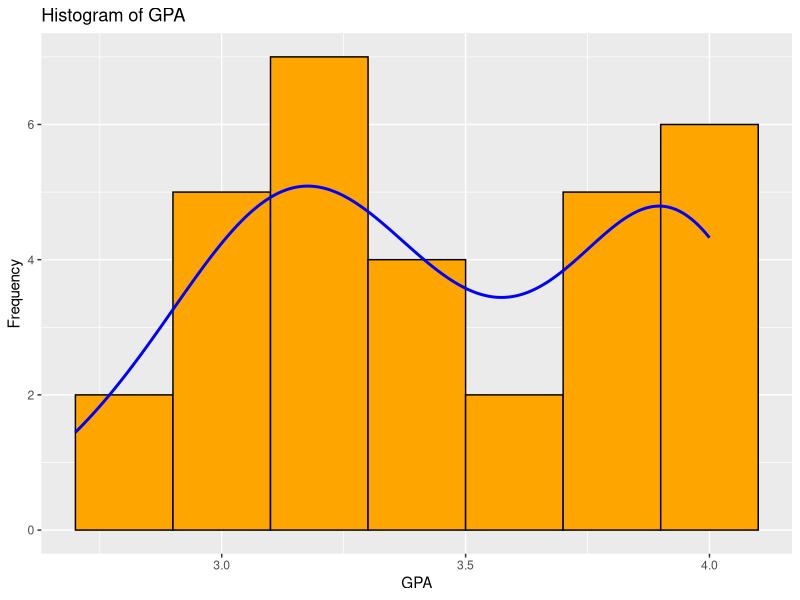
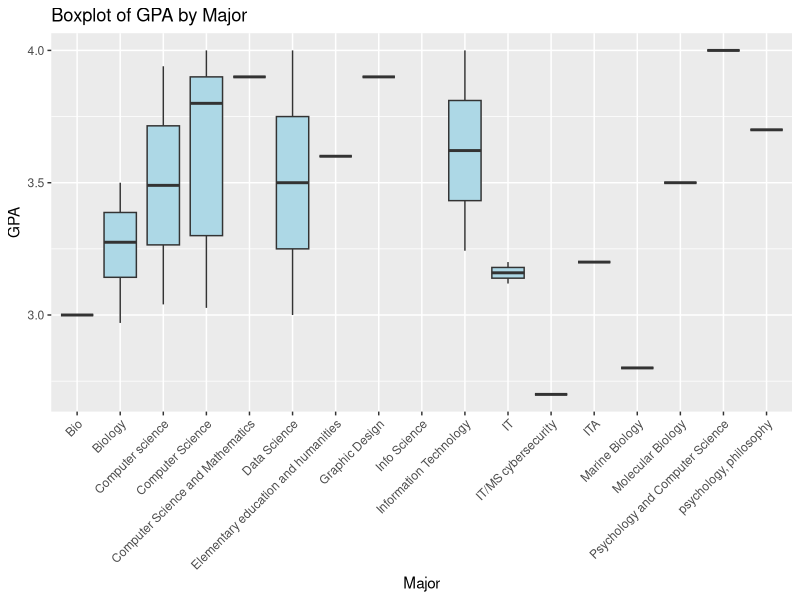
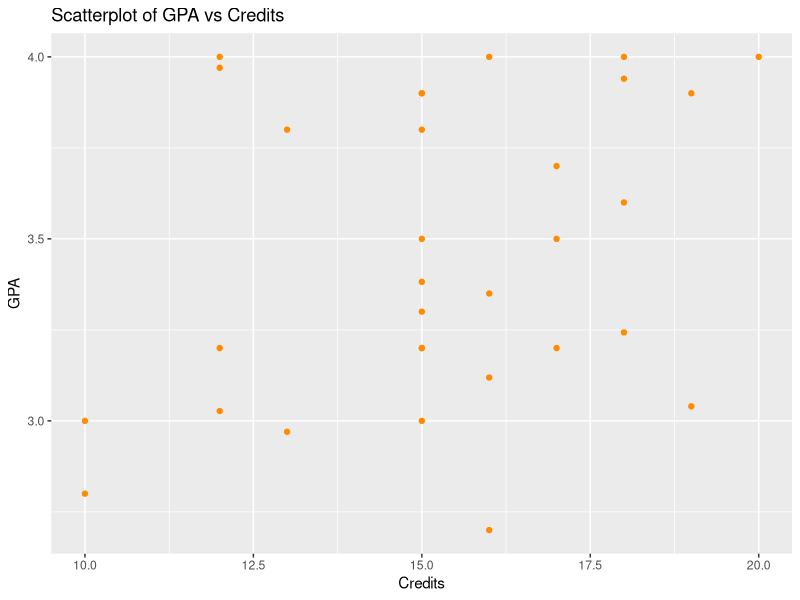

Write R code to recreate these figures, in order.
## ---- chunk 1
library(tidyverse)
## ---- chunk 2
df <- read_csv("230 project - Form Responses 1.csv")
## ---- chunk 3
df <- df %>%
  rename(
    Major = `What is your major?`,
    GPA = `What is you GPA?`,
    Credits = `How many credits are you taking a semester`
  ) %>%
  mutate(
    GPA = as.numeric(GPA),
    Credits = parse_number(Credits)
  )
## ---- chunk 4
ggplot(df, aes(x = GPA)) +
  geom_histogram(binwidth = 0.2, fill = "orange", color = "black") +
  geom_density(aes(y = ..count.. * 0.2), color = "blue", size = 1) +
  labs(title = "Histogram of GPA", x = "GPA", y = "Frequency")
## ---- chunk 5
ggplot(df, aes(x = Major, y = GPA)) +
  geom_boxplot(fill = "lightblue") +
  labs(title = "Boxplot of GPA by Major", x = "Major", y = "GPA") +
  theme(axis.text.x = element_text(angle = 45, hjust = 1))
## ---- chunk 6
ggplot(df, aes(x = Credits, y = GPA)) +
  geom_point(color = "darkorange") +
  labs(title = "Scatterplot of GPA vs Credits", x = "Credits", y = "GPA")
## ---- chunk 7
df %>%
  group_by(Major) %>%
  summarise(
    mean_GPA = mean(GPA, na.rm = TRUE),
    sd_GPA = sd(GPA, na.rm = TRUE),
    min_GPA = min(GPA, na.rm = TRUE),
    max_GPA = max(GPA, na.rm = TRUE)
  )
## ---- chunk 8
cor_test <- cor.test(df$Credits, df$GPA)
lm_model <- lm(GPA ~ Credits, data = df)
summary(lm_model)
## ---- chunk 9
anova_model <- aov(GPA ~ Major, data = df)
summary(anova_model)
